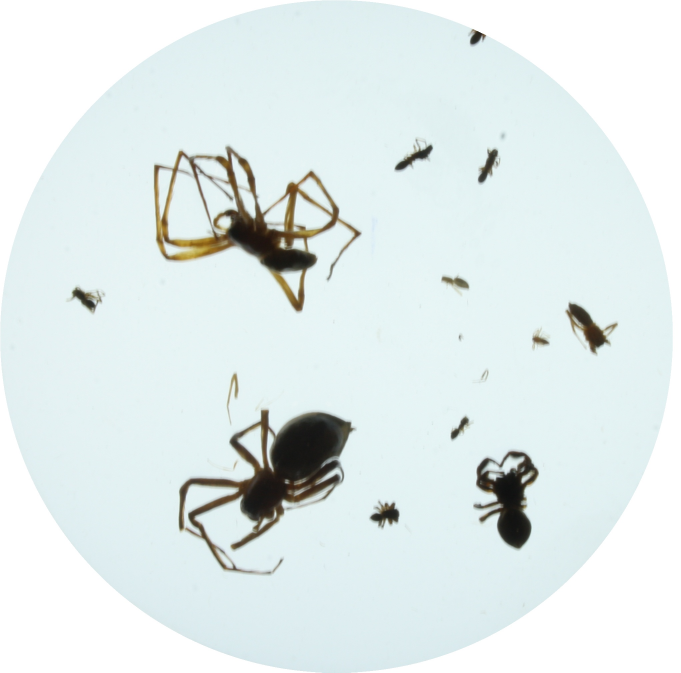
#> input picture images/alus/Araneae_Unknown_2020_10_16_4334.JPG, 2043 x 2018 px (shown at 1/3 size)
$ python -i watershed.py   (imports and definitions only)
#> lines starting #> are read from the running program, lines starting #| are printed output that depends on the picture; after the words box and inside, x2 and y2 are one past the last pixel; in counts of white or black regions, pixels touching at a corner belong together
import cv2
import os
import numpy as np
import argparse
import multiprocessing as mp
from glob import glob
from tqdm import tqdm


def crop_image(img_path):

    source_image = cv2.imread(img_path)
#> source_image is the input picture: shape (2018, 2043, 3); mean B, G, R 234.6, 235, 225.2
    grayscale_image = cv2.cvtColor(source_image, cv2.COLOR_BGR2GRAY)

    rows_min = grayscale_image.min(axis=0)
#> rows_min = 2043 values, max 255 at index 2024, min 15 at index 1511, mean 109
    cols_min = grayscale_image.min(axis=1)
#> cols_min = 2018 values, max 236 at index 0, min 15 at index 1455, mean 116.5

    min_x = np.where(cols_min < 100)[0][0]
#> min_x = 92
    max_x = np.where(cols_min < 100)[0][-1]
#> max_x = 1709
    min_y = np.where(rows_min < 100)[0][0]
#> min_y = 220
    max_y = np.where(rows_min < 100)[0][-1]
#> max_y = 1821

    source_edge_img = source_image[min_x:max_x, min_y:max_y]
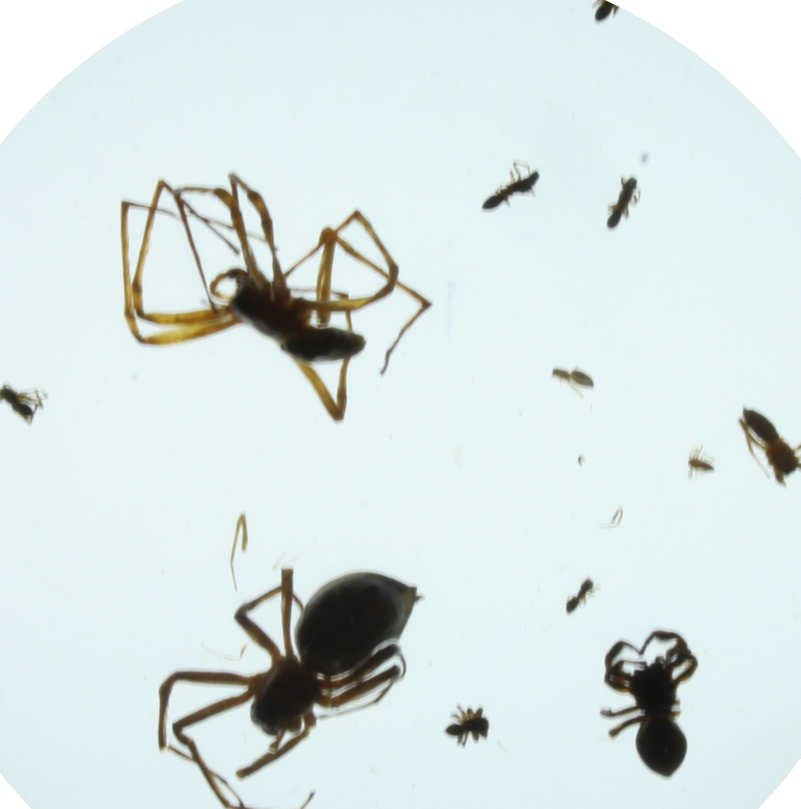
#> source_edge_img: shape (1617, 1601, 3) (shown at 1/2 size); mean B, G, R 226.6, 227.6, 216

    # cv2.imwrite(os.path.join(cropped_img_dir, img_path.split("\\")[-1] + "_test4.jpg"), source_edge_img)

    center_row_index = source_edge_img.shape[1] // 2
#> center_row_index = 800
    center_col_index = source_edge_img.shape[0] // 2
#> center_col_index = 808

    edge_diff = np.abs((center_row_index - center_col_index))
#> edge_diff = 8

    if center_row_index < center_col_index:
        square_source_edge_img = source_edge_img[:, edge_diff:-edge_diff]
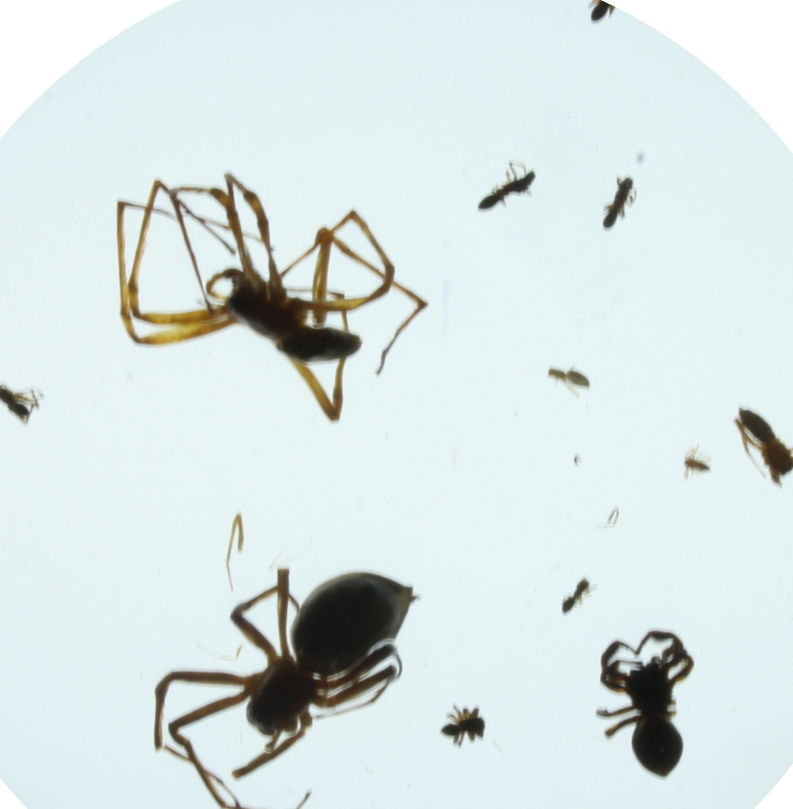
#> square_source_edge_img: shape (1617, 1585, 3) (shown at 1/2 size); mean B, G, R 226.4, 227.4, 215.8
    elif center_col_index < center_row_index:
        square_source_edge_img = source_edge_img[edge_diff:-edge_diff, :]
    else:
        square_source_edge_img = source_edge_img

    square_gray_scale_img = cv2.cvtColor(square_source_edge_img, cv2.COLOR_BGR2GRAY)
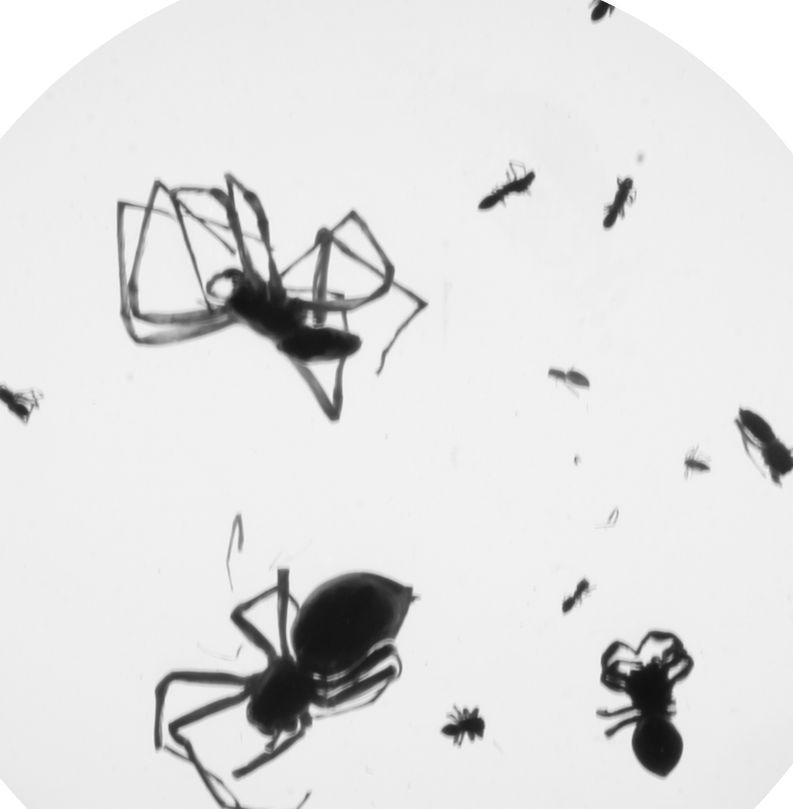
#> square_gray_scale_img: shape (1617, 1585) (shown at 1/2 size); min 15, max 255, mean 223.8

    center_row = square_gray_scale_img[square_gray_scale_img.shape[0] // 2]
#> center_row = 1585 values, max 243 at index 687, min 48 at index 24, mean 230.8
    center_col = square_gray_scale_img[square_gray_scale_img.shape[1] // 2]
#> center_col = 1585 values, max 243 at index 688, min 41 at index 15, mean 230.2

    min_x = np.where(center_row > 215)[0][0]
#> min_x = 0
    max_x = np.where(center_row > 215)[0][-1]
#> max_x = 1584
    min_y = np.where(center_col > 215)[0][0]
#> min_y = 55
    max_y = np.where(center_col > 215)[0][-1]
#> max_y = 1584

    diff_min_x = int(min_x)
#> diff_min_x = 0
    diff_max_x = int(center_row.shape[0] - max_x)
#> diff_max_x = 1
    diff_min_y = int(min_y)
#> diff_min_y = 55
    diff_max_y = int(center_col.shape[0] - max_y)
#> diff_max_y = 1

    diff_max = max(diff_min_x, diff_max_x, diff_min_y, diff_max_y) + 50
#> diff_max = 105

    # [6 lines of commented-out code are left out]

    square_source_edge_img = square_source_edge_img[diff_max:-diff_max, diff_max:-diff_max]
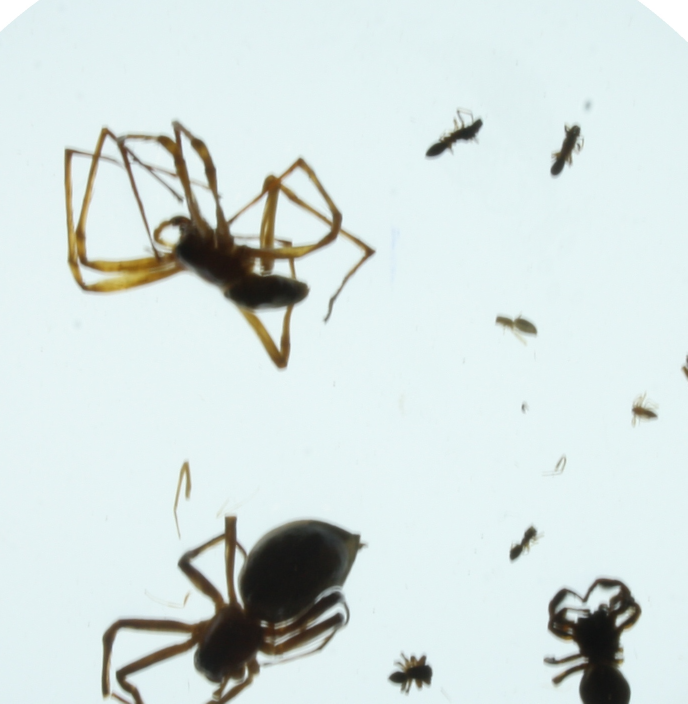
#> square_source_edge_img: shape (1407, 1375, 3) (shown at 1/2 size); mean B, G, R 222.6, 224.1, 212.6

    # cv2.imwrite(os.path.join(cropped_img_dir, img_path.split("\\")[-1] + "_test2.jpg"), square_source_edge_img)

    rad = (square_source_edge_img.shape[0]) // 2
#> rad = 703

    # create a mask
    mask = np.full((square_source_edge_img.shape[0], square_source_edge_img.shape[1]), 0, dtype=np.uint8)
    # create circle mask, center, radius, fill color, size of the border
    cv2.circle(mask, (rad, rad), rad, (255, 255, 255), -1)
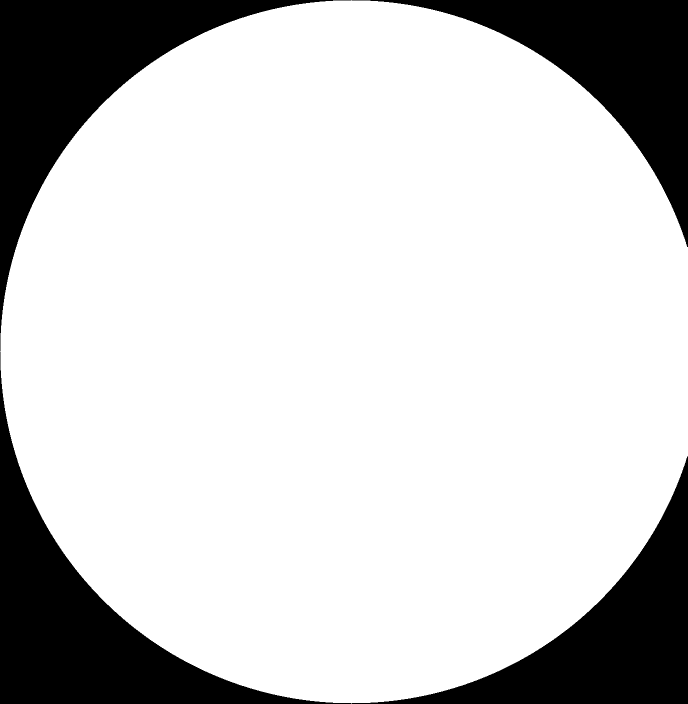
#> mask: shape (1407, 1375) (shown at 1/2 size); 79.8% white; 4 black regions, box (x1, y1, x2, y2) and area: (0, 0, 703, 703) 106788, (0, 704, 703, 1407) 106788, (704, 0, 1375, 494) 88657, (704, 913, 1375, 1407) 88657

    # get only the inside pixels
    fg = cv2.bitwise_or(square_source_edge_img, square_source_edge_img, mask=mask)
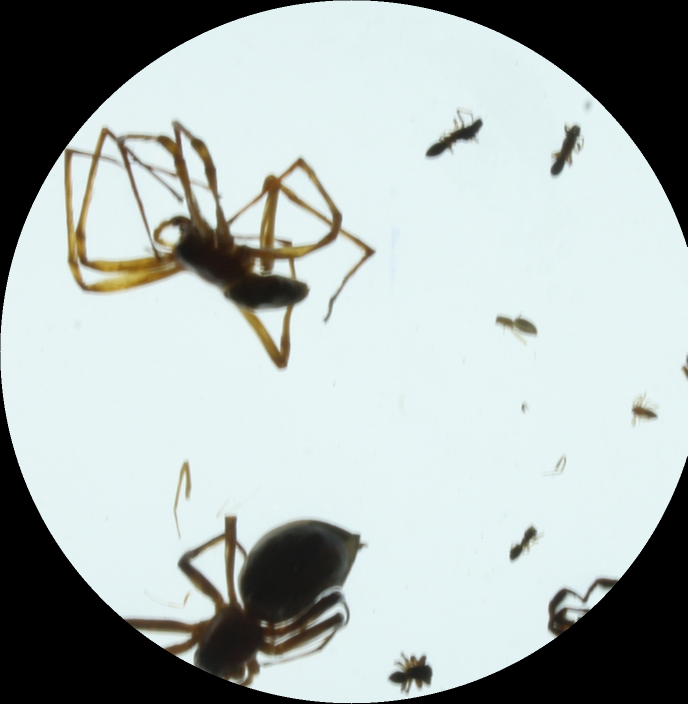
#> fg: shape (1407, 1375, 3) (shown at 1/2 size); mean B, G, R 176.8, 178.3, 169.4

    mask = cv2.bitwise_not(mask)
    background = np.full(square_source_edge_img.shape, 255, dtype=np.uint8)
    bk = cv2.bitwise_or(background, background, mask=mask)
#> background: shape (1407, 1375, 3); every value is 255
    final = cv2.bitwise_or(fg, bk)
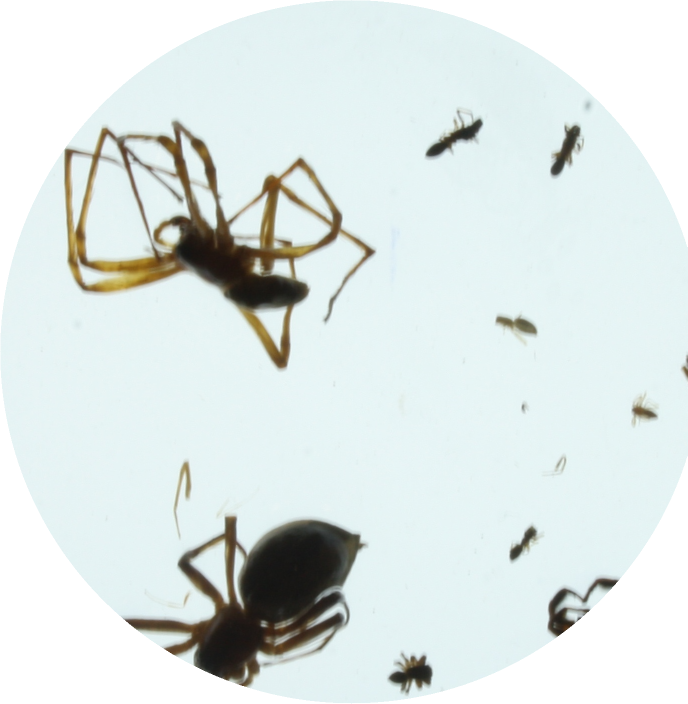
#> final: shape (1407, 1375, 3) (shown at 1/2 size); mean B, G, R 228.4, 229.9, 220.9
#> (the run stopped early here; a loop or call above may not have finished)
